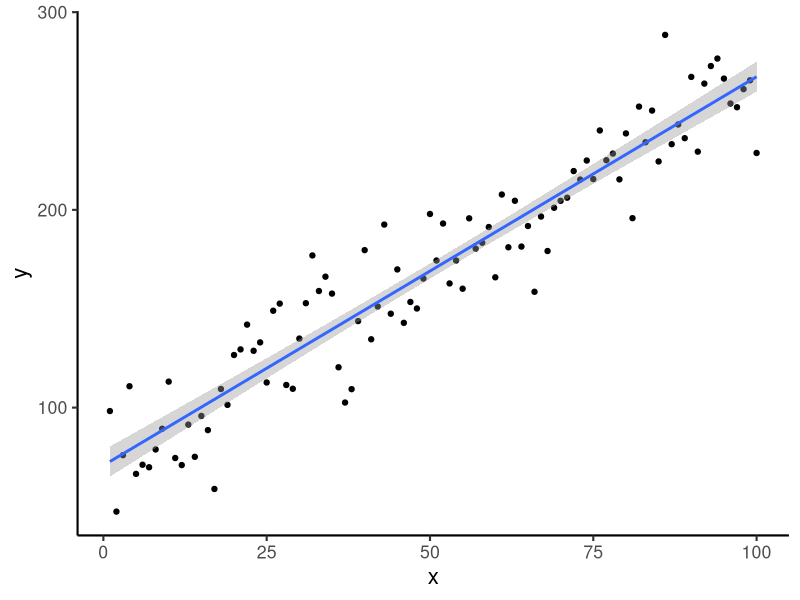
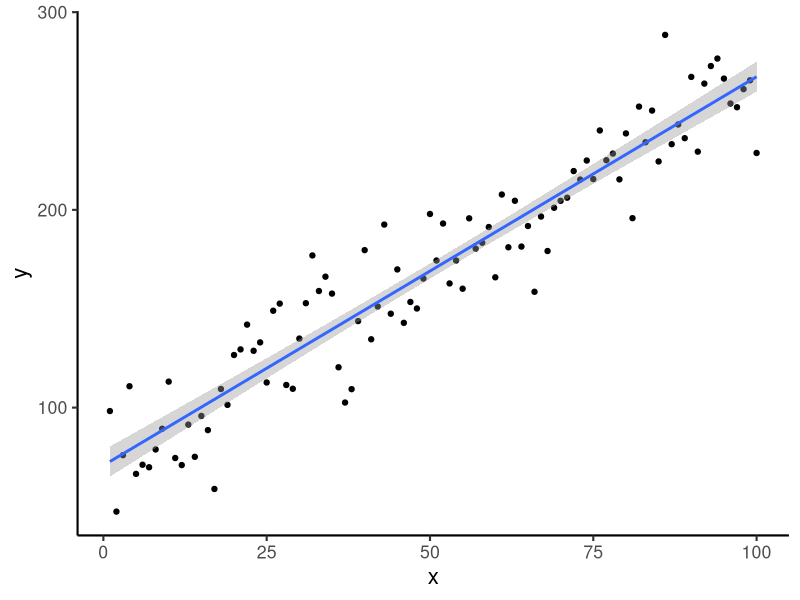

The R source for these figures, in order:
# Script to fit a linear model to some random data
# by Jakob Assmann j.assmann@bios.au.dk 19 Feb 2020

### Dependencies ----

# Try loading ggplot, if not avialable install.
if(!require(ggplot2)){
  install.packages("ggplot2")
  library(ggplot2)
}

### Load data ----
my_data = read.csv("data/my_data.csv")

### Fit linear model ----
linear_model <- lm(y ~ x, my_data)
summary(linear_model)

### Plot data ----
ggplot(my_data, aes(x,y)) + 
  geom_point() +
  geom_smooth(method = "lm") +
  theme_classic(base_size = 16)
ggsave("plots/fig1_linear_model.png")
